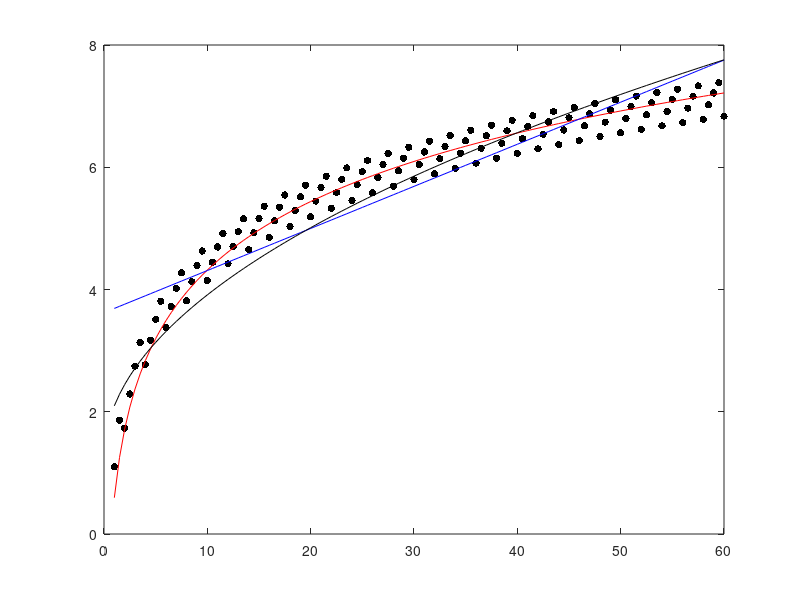
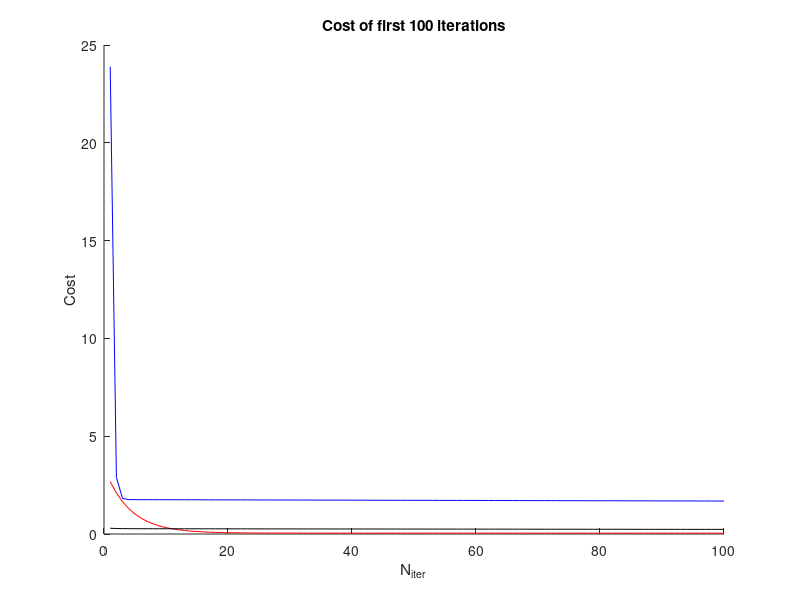

Source code (MATLAB) for these figures, in order:
close all force;
clear;
clc;

disp("--- You are running 'f01_linear_regression' file now ---")

x = [1:0.5:60]';
y = (1.5 * log(x) + log (rem(x, 2) + 2));              % some nice function :)
plot(x, y, '.k', 'marker', '.', 'markersize', 16);
m = length(x);                                         % count of training examples

                                 % Suppose we want to try approximating our function with three hypotheses:
X1 = [ones(m, 1), log(x)];       % 1) h_theta(x) = theta0 + theta1 * log(x)
X2 = [ones(m, 1), x];            % 2) h_theta(x) = theta0 + theta1 * x
X3 = [ones(m, 1), sqrt(x)];      % 3) h_theta(x) = theta0 + theta1 * sqrt(x)

function J = cost(X, y, theta)
    J = (1 / (2*rows(X))) * (norm(X*theta - y) ^ 2 );
endfunction

function [theta, J_history] = gradientDescent(X, y, theta, alpha, iteration_count)
    m = length(X);
    for i = 1:iteration_count
        theta = theta - (alpha / m) * X' * ( X * theta - y);
        J_history(i) = cost(X, y, theta);
    endfor
endfunction

theta = [0; 1];                  % Let's start with theta0 = 0 and theta1 = 0

alpha1 = 0.01;
iteration_count1 = 1000;

alpha2 = 0.001;
iteration_count2 = 50000;

alpha3 = 0.01;
iteration_count3 = 1000;

[theta1, J_history1] = gradientDescent(X1, y, theta, alpha1, iteration_count1);
[theta2, J_history2] = gradientDescent(X2, y, theta, alpha2, iteration_count2);
[theta3, J_history3] = gradientDescent(X3, y, theta, alpha3, iteration_count3);

hold on;                         % don't erase existing plot

plot(x, X1*theta1, '-r');
plot(x, X2*theta2, '-b');
plot(x, X3*theta3, '-k');

fprintf('Cost for theta0 + theta1 * log(x) = %f\n', [cost(X1, y, theta1)]);
fprintf('Cost for theta0 + theta1 * x = %f\n', [cost(X2, y, theta2)]);
fprintf('Cost for theta0 + theta1 * sqrt(x) = %f\n', [cost(X3, y, theta3)]);

figure (2);       % open new window
hold on;

iters = [1:100];
title('Cost of first 100 iterations');
xlabel('N_i_t_e_r');
ylabel('Cost');
plot(iters, J_history1(1:100), '-r');
plot(iters, J_history2(1:100), '-b');
plot(iters, J_history3(1:100), '-k');